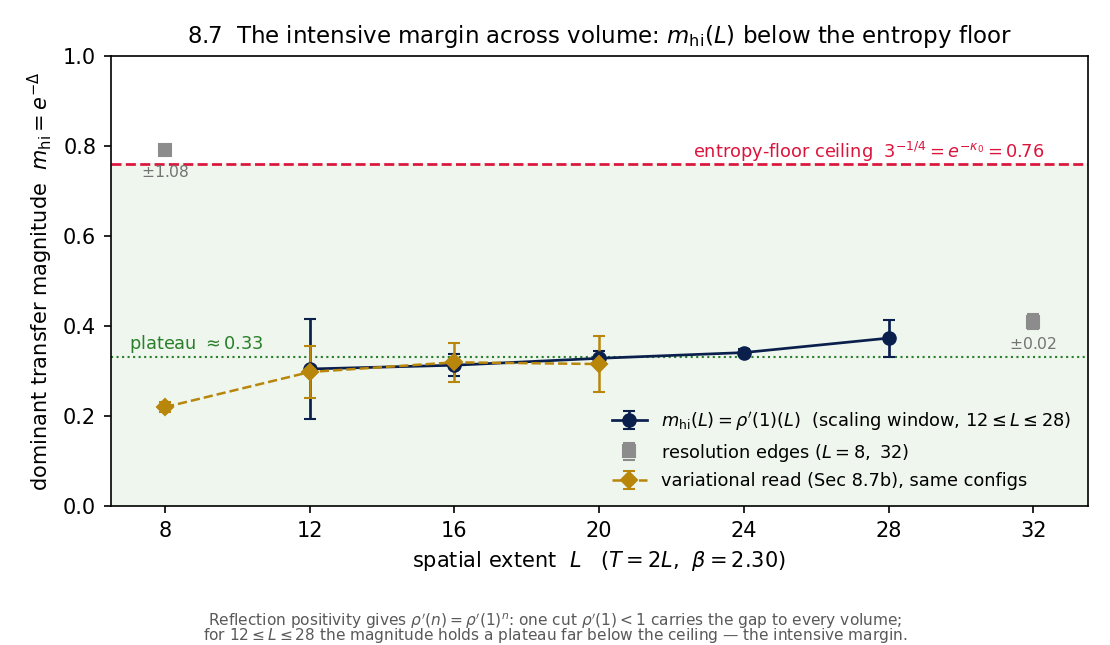

Source code (Python):
"""Figure for 8.7: the intensive margin across volume, read two ways.

Navy: the forward read m_hi(L) = rho'(1)(L) = e^{-Delta} from 8_7_dat_mhi_lscan.csv (connected DMD on
the action density, jackknife errors) across the SU(2) beta=2.30 volume tower, against the entropy-floor
ceiling 3^{-1/4} = e^{-kappa_0} = 0.76. Reflection positivity gives rho'(n) = rho'(1)^n, so one cut
rho'(1) < 1 carries the gap to every volume; the magnitude holds a plateau far below the ceiling for
L >= 12.

Gold: the variational read of Sec 8.7b on the same configurations, at the four volumes where raw links
exist, taken from 8_7_dat_gap_correlator.csv by the rule that section states -- the smallest m_eff
resolved to 25% anywhere in the (operator, smearing, tau) basis bounds the gap from above. The two agree
to <= 0.013 in m_hi across L = 12-20, at L=16 across different operators (the variational minimum is the
plaquette there, the forward read is the action density). They are not independent samples: same
configurations, and the same operator at L = 12 and 20. The overlay is skipped, and the figure still
draws, when the correlator artifact is absent.

Both edge points are annotated with their sigma. At L=8 the error bar runs outside [0, 1] and would
otherwise draw as a bare marker: the forward read is unresolved (+-1.08) where the variational read gives
0.220 +- 0.011, which is what marks that endpoint as the small-volume resolution edge. At L=32 the label
carries a sigma of a different kind, +-0.02, the tightest read in the tower.

Saves 8_7_fig_mhi_lscan.png."""
import os
import csv
import numpy as np
import matplotlib
matplotlib.use('Agg')
import matplotlib.pyplot as plt

here = os.path.dirname(__file__)
with open(os.path.join(here, '8_7_dat_mhi_lscan.csv')) as fh:
    rows = list(csv.DictReader(fh))


def variational_lscan(beta=2.30, tol=0.25):
    """m_hi from the Sec 8.7b variational read, at every volume where raw links exist.

    The same rule Sec 8.7b states: the smallest m_eff resolved to `tol` anywhere in the
    (operator, smearing, tau) basis is an upper bound on the gap, hence a lower bound on m_hi.
    Returns {} when the correlator artifact is absent, so this figure still draws without it."""
    path = os.path.join(here, '8_7_dat_gap_correlator.csv')
    if not os.path.exists(path):
        return {}
    with open(path) as fh:
        gr = list(csv.DictReader(fh))
    out = {}
    for r in gr:
        if abs(float(r['beta']) - beta) > 1e-9 or not r['m_eff'] or not r['m_eff_err']:
            continue
        v, e = float(r['m_eff']), float(r['m_eff_err'])
        if v <= 0 or e <= 0 or e / v > tol:
            continue
        k = int(r['L'])
        if k not in out or v < out[k][0]:
            out[k] = (v, e, r['operator'], int(r['nsmear']), int(r['tau']))
    return {k: (np.exp(-v), np.exp(-v) * e, op, ns, t) for k, (v, e, op, ns, t) in out.items()}


var = variational_lscan()

L = np.array([int(r['L']) for r in rows])
mhi = np.array([float(r['m_hi']) for r in rows])
err = np.array([float(r['m_hi_err']) for r in rows])
CEIL = 3 ** -0.25                                            # 0.7598 = e^{-kappa_0}
Lmax = int(L.max())

fig, ax = plt.subplots(figsize=(7.4, 4.3))

ax.axhspan(0, CEIL, color='#eef6ee', zorder=0)              # below-ceiling band: confined / intensive
ax.axhline(CEIL, color='crimson', lw=1.3, ls='--')
ax.text(Lmax + 0.3, CEIL + 0.013, r'entropy-floor ceiling  $3^{-1/4}=e^{-\kappa_0}=0.76$',
        fontsize=8.5, color='crimson', ha='right')

plat = (L >= 12) & (L <= 28)      # scaling window; L=8 (small-vol) and L=32 (large-vol) are resolution edges
edge = ~plat
plat_mean = float(np.mean(mhi[plat]))
ax.axhline(plat_mean, color='#2a7f2a', lw=1.0, ls=':')
ax.text(7.0, plat_mean + 0.018, rf'plateau $\approx {plat_mean:.2f}$', fontsize=8.5, color='#2a7f2a', ha='left')

ax.errorbar(L[plat], mhi[plat], yerr=err[plat], marker='o', ms=6, lw=1.3, capsize=3,
            color='#0b1f4d', label=r"$m_{\mathrm{hi}}(L)=\rho'(1)(L)$  (scaling window, $12\leq L\leq 28$)")
ax.errorbar(L[edge], mhi[edge], yerr=err[edge], marker='s', ms=6, lw=0, capsize=3,
            color='0.55', label=r'resolution edges ($L=8,\ 32$)')
# the edge error bars run outside [0, 1] and would otherwise draw as bare markers: state the sigma
for _x, _y, _e in zip(L[edge], mhi[edge], err[edge]):
    ax.annotate(rf'$\pm{_e:.2f}$', (_x, _y), textcoords='offset points', xytext=(0, -13),
                fontsize=7.5, color='0.45', ha='center')

if var:
    vL = np.array(sorted(var))
    vM = np.array([var[k][0] for k in vL])
    vE = np.array([var[k][1] for k in vL])
    ax.errorbar(vL, vM, yerr=vE, marker='D', ms=5.5, lw=1.2, ls='--', capsize=3, color='#b8860b',
                label=r'variational read (Sec 8.7b), same configs')

ax.set_xlabel(r'spatial extent  $L$   ($T=2L$,  $\beta=2.30$)')
ax.set_ylabel(r'dominant transfer magnitude  $m_{\mathrm{hi}}=e^{-\Delta}$')
ax.set_title(r'8.7  The intensive margin across volume: $m_{\mathrm{hi}}(L)$ below the entropy floor', fontsize=11)
ax.set_xlim(6.5, Lmax + 1.5)
ax.set_ylim(0, 1.0)
ax.set_xticks(sorted(int(x) for x in L))
ax.legend(fontsize=8.5, frameon=False, loc='lower right')
# two lines: the one-line form is wider than the canvas and clips at both edges
fig.text(0.5, 0.030,
         r"Reflection positivity gives $\rho'(n)=\rho'(1)^n$: one cut $\rho'(1)<1$ carries the gap to every volume;",
         fontsize=7.4, color='0.35', ha='center')
fig.text(0.5, 0.008,
         r"for $12\leq L\leq 28$ the magnitude holds a plateau far below the ceiling — the intensive margin.",
         fontsize=7.4, color='0.35', ha='center')
fig.tight_layout(rect=[0, 0.070, 1, 1])
out = os.path.join(here, '8_7_fig_mhi_lscan.png')
fig.savefig(out, dpi=150)
print('wrote', out, '| L =', list(int(x) for x in L), '| m_hi =', [round(float(x), 3) for x in mhi],
      '| plateau(12<=L<=28) =', round(plat_mean, 3), '| ceiling =', round(CEIL, 3))
if var:
    print('  variational overlay:', [(k, round(float(var[k][0]), 3), var[k][2],
                                      'ns=%d' % var[k][3], 'tau=%d' % var[k][4]) for k in sorted(var)])
